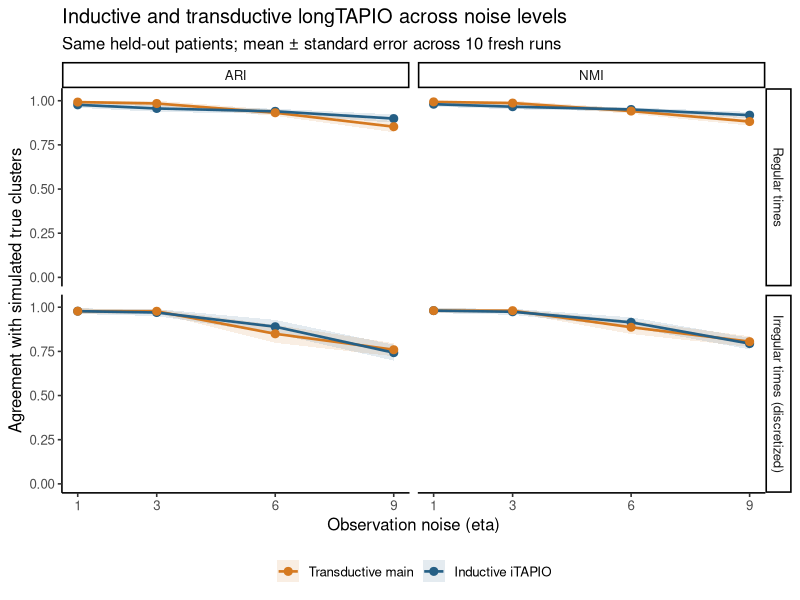

This chart was generated by the following R code:
# Run from repository root after copying the run's summary.csv to benchmarks/.
library(ggplot2)
s <- read.csv("benchmarks/summary.csv")
stopifnot(nrow(s)==16L, all(s$n==10L))
d <- do.call(rbind,lapply(c("ARI","NMI"),function(metric) {
    data.frame(case=s$case, eta=s$eta, method=s$method, metric=metric,
               mean=s[[metric]], se=s[[paste0(metric,"_sd")]]/sqrt(s$n))
}))
d$Case <- factor(d$case, levels=c("regular","irregular"),
                 labels=c("Regular times","Irregular times (discretized)"))
d$Method <- factor(d$method, levels=c("main","inductive"),
                   labels=c("Transductive main","Inductive iTAPIO"))
p <- ggplot(d,aes(eta,mean,colour=Method,fill=Method,group=Method)) +
    geom_ribbon(aes(ymin=pmax(0,mean-se),ymax=pmin(1,mean+se)),
                alpha=0.12,colour=NA) +
    geom_line(linewidth=0.9) + geom_point(size=2.4) +
    facet_grid(Case~metric) +
    scale_x_continuous(breaks=c(1,3,6,9)) +
    scale_y_continuous(limits=c(0,1.02),breaks=seq(0,1,0.25)) +
    scale_colour_manual(values=c("#D57920","#255F85")) +
    scale_fill_manual(values=c("#D57920","#255F85")) +
    labs(title="Inductive and transductive longTAPIO across noise levels",
         subtitle="Same held-out patients; mean ± standard error across 10 fresh runs",
         x="Observation noise (eta)", y="Agreement with simulated true clusters",
         colour=NULL,fill=NULL) +
    theme_classic(base_size=12) + theme(legend.position="bottom")
ggsave("man/figures/noise-accuracy.png",p,width=10,height=6.6,dpi=160,bg="white")
